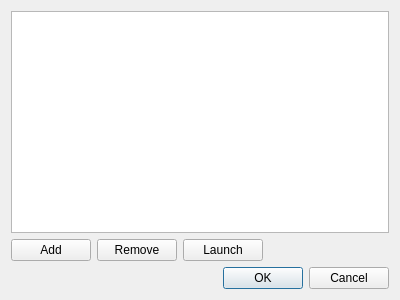
<?xml version="1.0" encoding="UTF-8"?>
<ui version="4.0">
 <class>DialogAppProxy</class>
 <widget class="QDialog" name="DialogAppProxy">
  <property name="geometry">
   <rect>
    <x>0</x>
    <y>0</y>
    <width>400</width>
    <height>300</height>
   </rect>
  </property>
  <property name="windowTitle">
   <string>Application Proxy Settings</string>
  </property>
  <layout class="QVBoxLayout" name="verticalLayout">
   <item>
    <widget class="QListWidget" name="appListWidget"/>
   </item>
   <item>
    <layout class="QHBoxLayout" name="horizontalLayout">
     <item>
      <widget class="QPushButton" name="addButton">
       <property name="text">
        <string>Add</string>
       </property>
      </widget>
     </item>
     <item>
      <widget class="QPushButton" name="removeButton">
       <property name="text">
        <string>Remove</string>
       </property>
      </widget>
     </item>
     <item>
      <widget class="QPushButton" name="launchButton">
       <property name="text">
        <string>Launch</string>
       </property>
      </widget>
     </item>
     <item>
      <spacer name="horizontalSpacer">
       <property name="orientation">
        <enum>Qt::Horizontal</enum>
       </property>
       <property name="sizeHint" stdset="0">
        <size>
         <width>40</width>
         <height>20</height>
        </size>
       </property>
      </spacer>
     </item>
    </layout>
   </item>
   <item>
    <widget class="QDialogButtonBox" name="buttonBox">
     <property name="orientation">
      <enum>Qt::Horizontal</enum>
     </property>
     <property name="standardButtons">
      <set>QDialogButtonBox::Cancel|QDialogButtonBox::Ok</set>
     </property>
    </widget>
   </item>
  </layout>
 </widget>
 <resources/>
 <connections>
  <connection>
   <sender>buttonBox</sender>
   <signal>accepted()</signal>
   <receiver>DialogAppProxy</receiver>
   <slot>accept()</slot>
   <hints>
    <hint type="sourcelabel">
     <x>248</x>
     <y>254</y>
    </hint>
    <hint type="destinationlabel">
     <x>157</x>
     <y>274</y>
    </hint>
   </hints>
  </connection>
  <connection>
   <sender>buttonBox</sender>
   <signal>rejected()</signal>
   <receiver>DialogAppProxy</receiver>
   <slot>reject()</slot>
   <hints>
    <hint type="sourcelabel">
     <x>316</x>
     <y>260</y>
    </hint>
    <hint type="destinationlabel">
     <x>286</x>
     <y>274</y>
    </hint>
   </hints>
  </connection>
 </connections>
</ui> 
